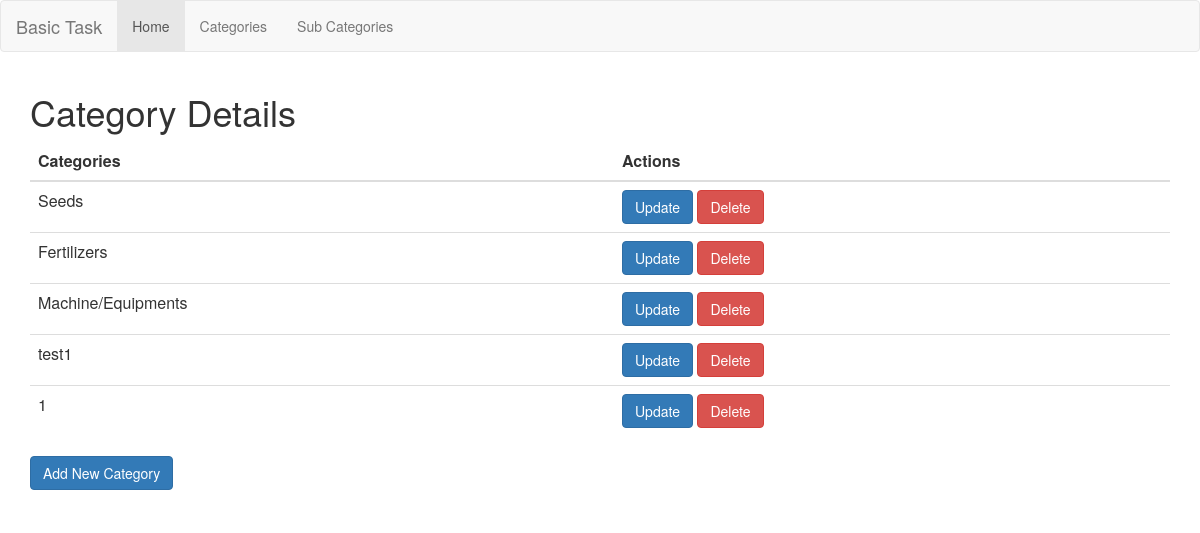
Page /categories/ on the committed database.
### simpletask/models.py (models this page shows)
class Category(models.Model):
    category = models.CharField(max_length=250)
    def __str__(self):
        return self.category

### simpletask/views.py (the view)
# urls.py: url(r'^categories/', views.CategoryView.as_view(), name='all_categories'),
class CategoryView(ListView):
    model = Category
    context_object_name = 'cats'
    template_name = 'my-categories.html'

### simpletask/templates/my-categories.html
{% extends 'base.html' %}
{% block content %}
<h1>Category Details</h1>
<div class="form-group row">
        <div class="col-xs-3" style="width:100%">
            <table class="table table-hover">
    <thead>
    <tr>
        <th>Categories</th>
        <th>Actions</th>
    </tr>
    </thead>
    <tbody>
    {% for cat in cats %}
    <tr><td>{{ cat }}</td>
        <td>
            <a href="{% url 'CategoryUpdate' cat.id %}"
               class="btn btn-primary"
           role="button">Update</a>
            <a href="{% url 'CategoryDelete' cat.id %}"
               class="btn btn-danger"
           role="button">Delete</a>
        </td>
    </tr>
{% empty %}
    <tr><td>No Categories uploaded yet.</td></tr>
{% endfor %}
    </tbody>
</table>
        </div>
    <div class="col-xs-3" style="width:100%">
        <a href="{% url 'create_cat' %}" class="btn btn-primary" role="button">Add New Category</a>
    </div>
</div>
{% endblock %}

### rows in the picture
Category: category "Seeds"
Category: category "Fertilizers"
Category: category "Machine/Equipments"
Category: category "test1"
Category: category "1"
